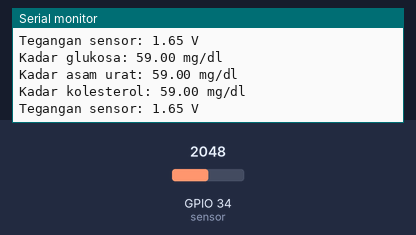
This sketch was run on a simulated ESP32. On the bench: the last lines printed to the serial monitor. The test bench sets the inputs (shaded band); at power-on: GPIO 34 (sensor) = 2048.

Above: at 1.8 s.
1.9 s: GPIO 34 (sensor) set to 2866
At 2.5 s:
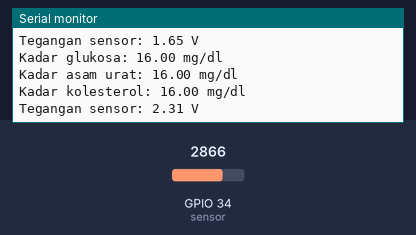
3.4 s: GPIO 34 (sensor) set to 3603
At 5.1 s:
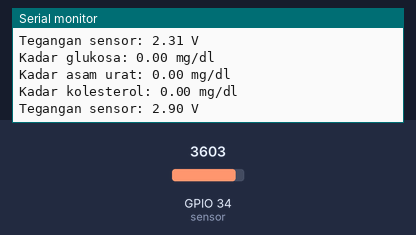
Timing chart, 0 to 6.6 s (numbered marks = the images above; inputs shaded):
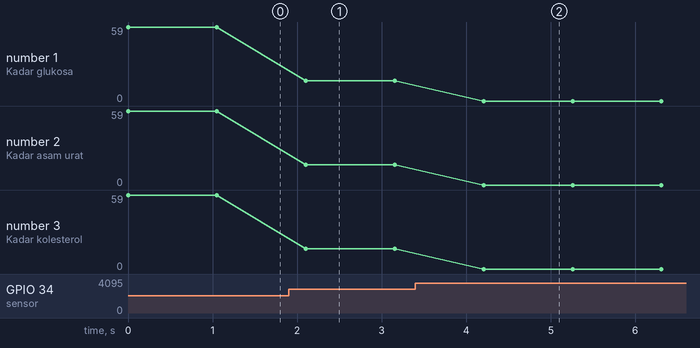

Measured:
- after the input at 1.9 s, the serial monitor: prints a new line after 0.20 s (image 1)
- after the input at 3.4 s, the serial monitor: prints a new line after 0.81 s (image 2)
- plotted number 1: 59 → 16 after the input at 1.9 s, 16 → 0 after the input at 3.4 s
- plotted number 2: 59 → 16 after the input at 1.9 s, 16 → 0 after the input at 3.4 s
- plotted number 3: 59 → 16 after the input at 1.9 s, 16 → 0 after the input at 3.4 s

The sketch:

Kalibrasi_ADC.ino
```cpp
int sensor = 34;  // Pin sensor pada ESP32

int glukosa;      // Variabel untuk kadar glukosa darah
int uricAcid;     // Variabel untuk kadar asam urat
int cholesterol;  // Variabel untuk kadar kolesterol

void setup() {
  Serial.begin(9600);      // Inisialisasi komunikasi serial dengan baud rate 9600
  pinMode(sensor, INPUT);  // Mengatur pin sensor sebagai input
}

void loop() {
  int a = analogRead(sensor);        // Membaca nilai ADC dari sensor
  float voltage = a * (3.3 / 4095);  // Menghitung tegangan dari nilai ADC

  // Menghitung kadar glukosa darah dalam mg/dl
  glukosa = (((-64.641 * voltage) + 188.17) - 22);

  // Menghitung kadar asam urat dalam mg/dl (disamakan dengan pendekatan gula darah)
  uricAcid = (((-64.641 * voltage) + 188.17) - 22);

  // Menghitung kadar kolesterol dalam mg/dl (disamakan dengan pendekatan gula darah)
  cholesterol = (((-64.641 * voltage) + 188.17) - 22);

  if (glukosa && uricAcid && cholesterol < 0) {
    glukosa = 0;  // Jika hasil negatif, set ke 0
    uricAcid = 0;
    cholesterol = 0;
  }
  // Menampilkan hasil di Serial Monitor
String labels[] = {"Kadar glukosa: ", "Kadar asam urat: ", "Kadar kolesterol: ", "Tegangan sensor: "};
  float values[] = {glukosa, uricAcid, cholesterol, voltage};
  String units[] = {" mg/dl", " mg/dl", " mg/dl", " V"};

  for (int i = 0; i < 4; i++) {
    Serial.print(labels[i]);
    Serial.print(values[i]);
    Serial.println(units[i]);
  }

  delay(1000);  // Menunggu 1 detik sebelum pembacaan berikutnya
}
```
